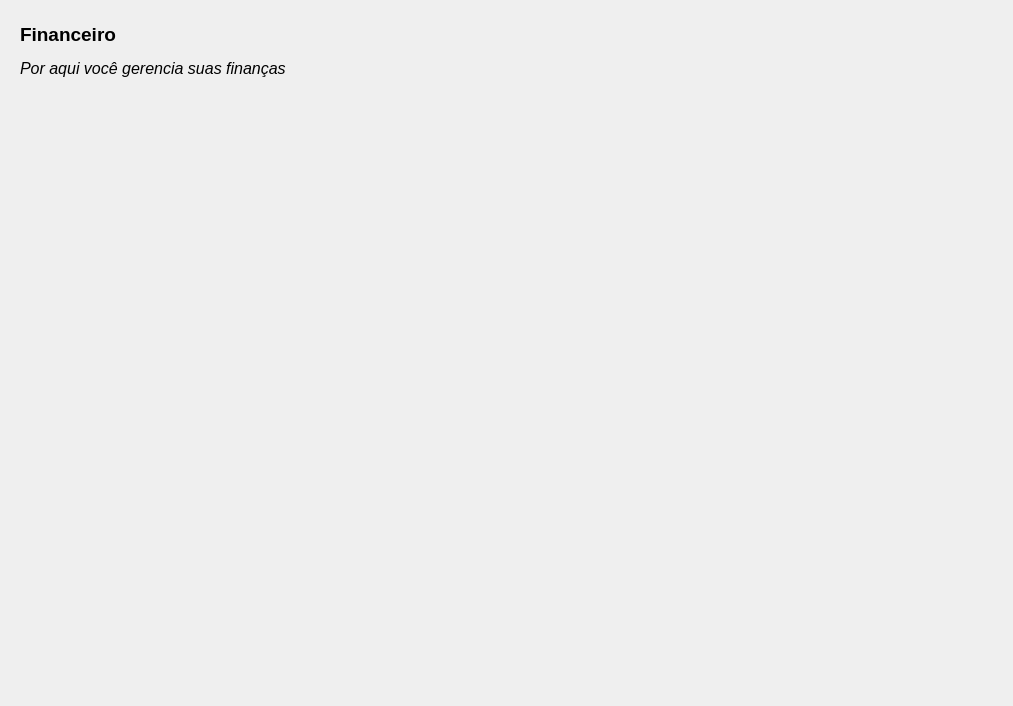
<?xml version="1.0" encoding="UTF-8"?>
<ui version="4.0">
 <class>wdgFinanceiro</class>
 <widget class="QWidget" name="wdgFinanceiro">
  <property name="geometry">
   <rect>
    <x>0</x>
    <y>0</y>
    <width>1013</width>
    <height>706</height>
   </rect>
  </property>
  <property name="windowTitle">
   <string>Form</string>
  </property>
  <property name="styleSheet">
   <string notr="true"/>
  </property>
  <layout class="QGridLayout" name="gridLayout">
   <item row="0" column="0">
    <widget class="QFrame" name="frCabecalho">
     <property name="maximumSize">
      <size>
       <width>16777215</width>
       <height>80</height>
      </size>
     </property>
     <property name="styleSheet">
      <string notr="true">/********************* Labels *************************/

#lbTitulo {
	border: 0px;
	background-color: transparent;
	font-family: Ubuntu;
	font-size: 14pt;
	font-weight: bold;
	color: black;
}

#lbDescricao {
	border: 0px;
	background-color: transparent;
	font-family: Ubuntu;
	font-size: 12pt;
	font-style: italic;
	color: black;
}</string>
     </property>
     <property name="frameShape">
      <enum>QFrame::NoFrame</enum>
     </property>
     <property name="frameShadow">
      <enum>QFrame::Raised</enum>
     </property>
     <layout class="QVBoxLayout" name="verticalLayout">
      <item>
       <widget class="QLabel" name="lbTitulo">
        <property name="text">
         <string>Financeiro</string>
        </property>
       </widget>
      </item>
      <item>
       <widget class="QLabel" name="lbDescricao">
        <property name="text">
         <string>Por aqui você gerencia suas finanças</string>
        </property>
       </widget>
      </item>
     </layout>
    </widget>
   </item>
   <item row="1" column="0">
    <widget class="QFrame" name="frBody">
     <property name="frameShape">
      <enum>QFrame::NoFrame</enum>
     </property>
     <property name="frameShadow">
      <enum>QFrame::Raised</enum>
     </property>
    </widget>
   </item>
  </layout>
 </widget>
 <resources/>
 <connections/>
</ui>
